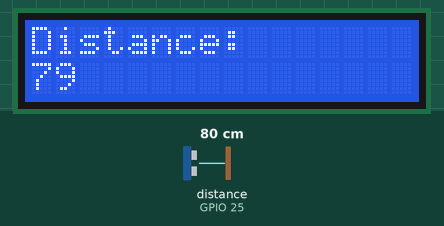
Recording of a sketch running on a simulated ESP32. Parts: 16×2 character LCD. Wiring (inferred from the names in the program): ultrasonic range finder: trigger GPIO 33; echo GPIO 25. The test bench sets the inputs (shaded band); at power-on: distance to the obstacle (sensor on GPIO 25) 80 cm. The echo pulse lasts 58.3 µs per cm.

Above: at 1.2 s.
1.3 s: distance to the obstacle (sensor on GPIO 25) set to 2 cm
At 1.8 s:
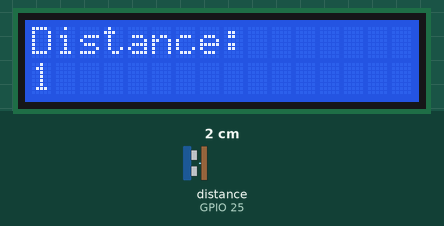
2.9 s: distance to the obstacle (sensor on GPIO 25) set to 4 cm
At 4.1 s:
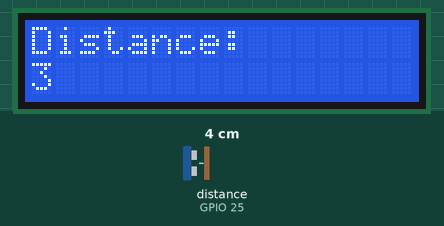
4.4 s: distance to the obstacle (sensor on GPIO 25) set to 9 cm
At 5.2 s:
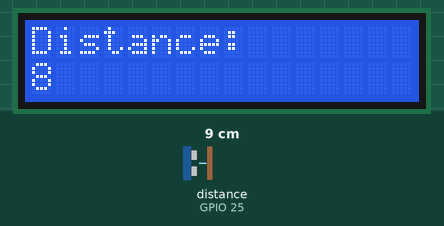
Timing chart, 0 to 7.4 s (numbered marks = the images above; inputs shaded):
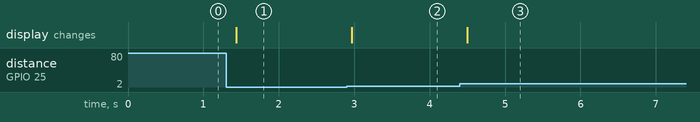

The sketch:

code.ino
```cpp
#include <LiquidCrystal_I2C.h>
LiquidCrystal_I2C lcd(0x27,16,2);
int trig=33,echo=25;
long duration;
long distance;
void setup(){
  pinMode(trig,OUTPUT);
  pinMode(echo,INPUT);
  lcd.init();
  lcd.backlight();
  lcd.setCursor(0,0);
  lcd.println("Distance:");
}
void loop(){
  lcd.setCursor(0,1);
  lcd.print("                 ");
  lcd.setCursor(0,1);
  digitalWrite(trig, LOW);
  delayMicroseconds(2);
  digitalWrite(trig,HIGH);
  delayMicroseconds(10);
  digitalWrite(trig,LOW);
  duration=pulseIn(echo,HIGH);
  distance=(duration*0.034)/2;
  lcd.print(distance);
  delay(200);

}
```

Measured:
- after the input at 1.3 s, the display: changes after 0.14 s (image 1)
- after the input at 2.9 s, the display: changes after 0.07 s (image 2)
- after the input at 4.4 s, the display: changes after 0.10 s (image 3)
